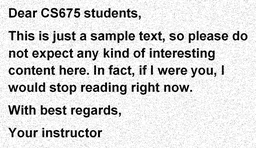
#> input picture text_image.png, 256 x 148 px, shrunk from 1261 x 727 before the run
$ python noise_removal.py   (older library calls are emulated)
#> lines starting #> are read from the running program, lines starting #| are printed output that depends on the picture; after the words box and inside, x2 and y2 are one past the last pixel; in counts of white or black regions, pixels touching at a corner belong together
import cv2
import numpy as np

def label_components_by_flooding(img):

    h, w = img.shape
    label_img = -(img < 128).astype(np.int_)     # Object pixels initialized with label -1, background pixels with 0
    current_label = 1                           # Label for first connected component

    for row in range(h):
        for col in range(w):
            if label_img[row, col] < 0:
                open_nodes = {(row, col)}       # Set of known unlabeled pixels (possibly with unlabeled neighbors) in the current component
                while open_nodes:               # Pop a pixel from the set, label it, and add its neighbors to the set if they are unlabeled object pixels
                    (r, c) = open_nodes.pop()
                    label_img[r, c] = current_label
                    if r > 0 and label_img[r - 1, c] < 0:
                        open_nodes.add((r - 1, c))
                    if r < h - 1 and label_img[r + 1, c] < 0:
                        open_nodes.add((r + 1, c))
                    if c > 0 and label_img[r, c - 1] < 0:
                        open_nodes.add((r, c - 1))
                    if c < w - 1 and label_img[r, c + 1] < 0:
                        open_nodes.add((r, c + 1))
                current_label += 1              # No more unlabeled pixels -> move on to next component and increment the label it will get

    return label_img

def label_components(img):
    h, w = img.shape
    label_img = np.zeros((h, w), dtype=np.int)
    num_labels = 1
    equiv_classes = []

    # [12 lines of commented-out code are left out]
    relabel_map = np.array(range(num_labels))
    for eq in equiv_classes:
        relabel_map[list(eq)] = min(eq)

    # Second: Make sure that there are no gaps in the labeling
    # For example, a set of labels [0, 1, 2, 4, 5, 7] would turn into [0, 1, 2, 3, 4, 5]
    remaining_labels = np.unique(relabel_map)
    relabel_map = np.searchsorted(remaining_labels, relabel_map)

    # Finally, relabel label_img and return it
    final_label_img = relabel_map[label_img]
    return final_label_img

def size_filter(binary_img, min_size):
    label_matrix = label_components_by_flooding(binary_img)
    _, areas = np.unique(label_matrix, return_counts=True)

    # Again, we use a 1-D array for efficient image manipulation. This filter contains one number for each component.
    # If the component is smaller than the threshold (or it is the background component 0), its entry in the array is 255.
    # Otherwise, its entry is 0. This way, after the mapping, only the above-threshold components will be visible (black).
    filter = np.array(255 * (areas < min_size), dtype=np.uint8)
    filter[0] = 255
    return filter[label_matrix]

def posneg_size_filter(img):
        threshold = 250
        return  size_filter(img,threshold)


def expand(img_arr):
    new_arr = np.zeros_like(img_arr)

    # Loop through each pixel in the image
    for i in range(1, img_arr.shape[0]-1):
        for j in range(1, img_arr.shape[1]-1):
            # Get the neighboring pixels
            top = img_arr[i-1, j]
            left = img_arr[i, j-1]
            bottom = img_arr[i+1, j]
            right = img_arr[i, j+1]
            if top == 255 or left == 255 or bottom == 255 or right == 255:
                new_arr[i, j] = 255
            else:
                new_arr[i,j]=img_arr[i,j]
    return new_arr
def shrink(img_arr):
    new_arr = np.zeros_like(img_arr)
    # Loop through each pixel in the image
    for i in range(1, img_arr.shape[0]-1):
        for j in range(1, img_arr.shape[1]-1):
            # Get the neighboring pixels
            top = img_arr[i-1, j]
            left = img_arr[i, j-1]
            bottom = img_arr[i+1, j]
            right = img_arr[i, j+1]
            if top == 0 or left == 0 or bottom == 0 or right == 0:
                new_arr[i, j] = 0
            else:
                new_arr[i,j]=img_arr[i,j]
    return new_arr
def expand_and_shrink(img):
  exp =  expand(img)
  shrinkImg = shrink(exp)
  shrink2 = shrink(shrinkImg)
  expand2 = expand(shrink2)
  return expand2


input_img = cv2.imread("text_image.png")
#> input_img is the input picture: shape (148, 256, 3); min 0, max 255, mean 218.9

binary_img = np.array(255 * (cv2.cvtColor(input_img, cv2.COLOR_BGR2GRAY) > 128), dtype=np.uint8)
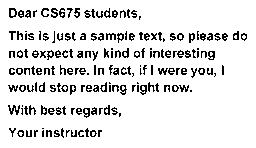
#> binary_img: shape (148, 256); 88.9% white; black in thin lines or dots, all inside (x1, y1, x2, y2) = (8, 8, 247, 138)

cv2.imshow("Input Image", binary_img)
cv2.waitKey(1000)
img_filtered = size_filter(binary_img, 250)
#> after the loop in label_components_by_flooding, `for row in range(h):`:
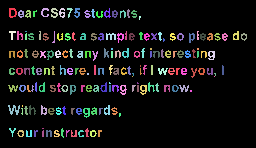
#> label_img: shape (148, 256) int64; 178 distinct labels, from 0 to 177; one colour per label, 0 black
#> in size_filter, `_, areas = np.unique(label_matrix, return_counts=True)`: areas = 178 values, max 33674 at index 0, min 1 at index 116, mean 212.9
#> in size_filter, `filter = np.array(255 * (areas < min_size), dtype=np.uint8)`: filter = 178 values from 0 to 255
#> in size_filter, `return filter[label_matrix]`: returned value: shape (148, 256); every value is 255
noise_removed = posneg_size_filter(binary_img)
expand_img= expand(binary_img)
#> after the loop in expand, `for i in range(1, img_arr.shape[0]-1):`:
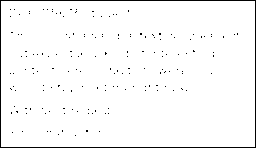
#> new_arr: shape (148, 256); 97.3% white; black in thin lines or dots
expand_shrink= expand_and_shrink(binary_img)
#> after the loop in shrink, `for i in range(1, img_arr.shape[0]-1):`:
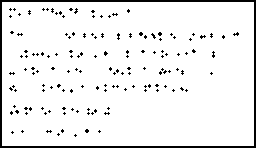
#> new_arr: shape (148, 256); 93.2% white; 145 black regions (144 under 20 px), largest, box (x1, y1, x2, y2) and area: (0, 0, 256, 148) 1600
#> after the loop in shrink (call 2), `for i in range(1, img_arr.shape[0]-1):`:
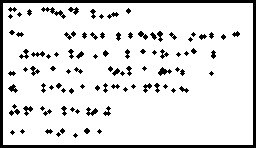
#> new_arr: shape (148, 256); 87.6% white; 96 black regions (43 under 20 px), largest, box (x1, y1, x2, y2) and area: (0, 0, 256, 148) 2388, (41, 7, 66, 19) 89, (158, 67, 172, 76) 60
#> after the loop in expand (call 3), `for i in range(1, img_arr.shape[0]-1):`: new_arr: shape (148, 256); 93.2% white; 138 black regions (135 under 20 px), largest, box (x1, y1, x2, y2) and area: (0, 0, 256, 148) 1604, (159, 68, 167, 75) 28, (9, 85, 17, 92) 22
shrink_img= shrink(binary_img)
#> after the loop in shrink (call 3), `for i in range(1, img_arr.shape[0]-1):`:
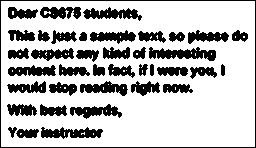
#> new_arr: shape (148, 256); 74.7% white; 39 black regions, largest, box (x1, y1, x2, y2) and area: (0, 0, 256, 148) 804, (149, 47, 216, 61) 557, (41, 127, 103, 139) 473
cv2.imshow("noise removed", noise_removed)
cv2.imshow("shrink and expand", expand_shrink)
cv2.waitKey(10000)
